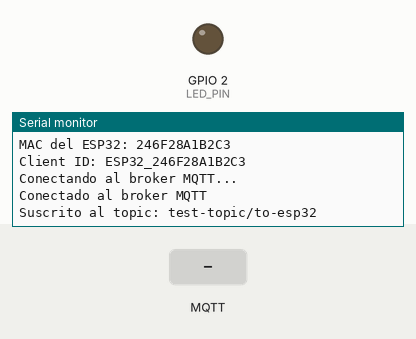
Recording of a program running on a simulated ESP32. Shown: output pins drawn as LEDs (lit = HIGH), the last lines printed to the serial monitor. The test bench sets the inputs (shaded band). WiFi joins after 1.5 s; servers stay silent unless stated; no MQTT or app messages arrive unless stated.

Above: at 2.7 s.
2.8 s: MQTT message "LED_ON" arrives on the first subscribed topic
At 3.8 s:
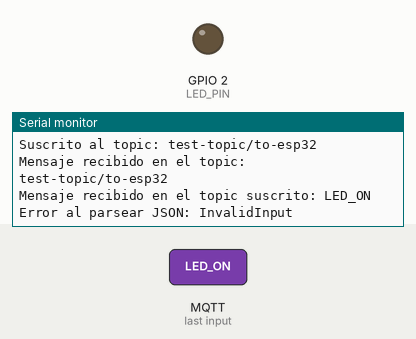
4.3 s: MQTT message "LED_OFF" arrives on the first subscribed topic
At 4.9 s:
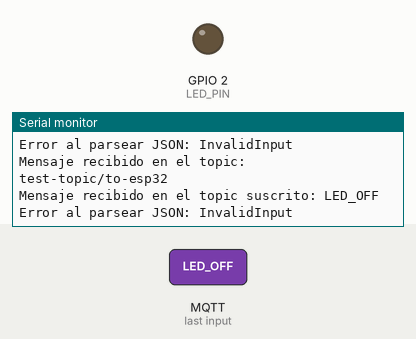
6.5 s: MQTT message "1" arrives on the first subscribed topic
At 7.7 s:
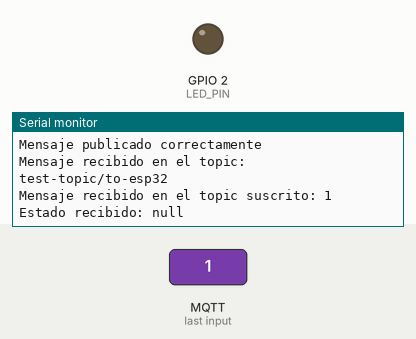

The program:

main.cpp
```cpp
#include <Arduino.h>
#include <WiFi.h>
#include "PubSubClient.h"
#include "ArduinoJson.h"

#define LED_PIN 2

const char* ssid = "Delga_2.4";
const char* password = "Delga1213";

const char* mqtt_server = "broker.emqx.io";
const int mqtt_port = 1883;

const char* topic_to_publish = "test-topic/from-esp32";
const char* topic_to_subscribe = "test-topic/to-esp32";

WiFiClient client;
PubSubClient mqttClient(client);


void conectarWiFi();
void conectarMQTT();
void publicar();
void callbackMQTT(char* topic, byte* payload, unsigned int length);


void setup() {
pinMode(LED_PIN, OUTPUT);
Serial.begin(115200);
conectarWiFi();

mqttClient.setServer(mqtt_server, mqtt_port);
mqttClient.setCallback(callbackMQTT);
}

void loop() {
if (!mqttClient.connected()) {
    conectarMQTT();
  }
  mqttClient.loop();


  static unsigned long lastPublishTime = 0;
  unsigned long currentTime = millis();
  if (currentTime - lastPublishTime >= 5000) { // Publicar cada 5 segundos
    publicar();
    lastPublishTime = currentTime;
  }
}


void conectarWiFi(){
  Serial.print("Conectando a ");
  Serial.println(ssid);

  WiFi.begin(ssid, password);

  while (WiFi.status() != WL_CONNECTED) {
    delay(500);
    Serial.print(".");
  }

  Serial.println("");
  Serial.println("WiFi conectado");
  Serial.println("Dirección IP: ");
  Serial.println(WiFi.localIP());
}

void conectarMQTT(){

  // Obtener MAC del ESP32 y crear un cliente único
  String mac = WiFi.macAddress();
  mac.replace(":", "");  // Eliminar los dos puntos
  String clientId = "ESP32_" + mac;

  Serial.print("MAC del ESP32: ");
  Serial.println(mac);
  Serial.print("Client ID: ");
  Serial.println(clientId);

  while (!mqttClient.connected()) {
    Serial.println("Conectando al broker MQTT...");
    if (mqttClient.connect(clientId.c_str())) {
      Serial.println("Conectado al broker MQTT");
      // Suscribirse al topic
      if (mqttClient.subscribe(topic_to_subscribe)) {
        Serial.print("Suscrito al topic: ");
        Serial.println(topic_to_subscribe);
      } else {
        Serial.print("Error al suscribirse al topic: ");
        Serial.println(topic_to_subscribe);
      }
    } else {
      Serial.print("Error de conexión, rc=");
      Serial.print(mqttClient.state());
      Serial.println(" Intentando de nuevo en 5 segundos");
      delay(5000);
    }
  }
}

void publicar(){
  JsonDocument doc;

  doc["Estado"] = "Activo desde ESP32";

  String payload;
  serializeJson(doc, payload);

  if (mqttClient.publish(topic_to_publish, payload.c_str())) {
    Serial.println("Mensaje publicado correctamente");
  } else {
    Serial.println("Error al publicar el mensaje");
  }
}

void callbackMQTT(char* topic, byte* payload, unsigned int length) {
  Serial.print("Mensaje recibido en el topic: ");
  Serial.println(topic);

  String message;
  for (unsigned int i = 0; i < length; i++) {
    message += (char)payload[i];
  }

  if(String(topic) == topic_to_subscribe){
    Serial.print("Mensaje recibido en el topic suscrito: ");
    Serial.println(message);


    JsonDocument doc;
    DeserializationError error = deserializeJson(doc, message);
    if (error) {
      Serial.print("Error al parsear JSON: ");
      Serial.println(error.c_str());
      return;
    }

    String estado = doc["estado"];
    Serial.print("Estado recibido: ");
    Serial.println(estado);

    if(estado == "LED_ON") {
      Serial.println("Encendiendo LED...");
      digitalWrite(LED_PIN, HIGH);
    } else if(estado == "LED_OFF") {
      Serial.println("Apagando LED...");
      digitalWrite(LED_PIN, LOW);
    }
  }
}
```

Measured:
- after the input at 2.8 s, the serial monitor: prints a new line at once (image 1)
- after the input at 4.3 s, the serial monitor: prints a new line at once (image 2)
- after the input at 6.5 s, the serial monitor: prints a new line at once (image 3)
